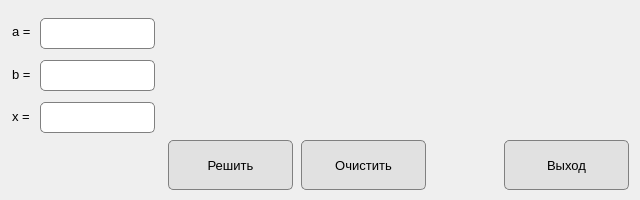
<?xml version="1.0" encoding="UTF-8"?>
<ui version="4.0">
 <class>Dialog</class>
 <widget class="QDialog" name="Dialog">
  <property name="geometry">
   <rect>
    <x>0</x>
    <y>0</y>
    <width>640</width>
    <height>200</height>
   </rect>
  </property>
  <property name="minimumSize">
   <size>
    <width>640</width>
    <height>200</height>
   </size>
  </property>
  <property name="maximumSize">
   <size>
    <width>640</width>
    <height>200</height>
   </size>
  </property>
  <property name="windowTitle">
   <string>Dialog</string>
  </property>
  <widget class="QLabel" name="label_x">
   <property name="geometry">
    <rect>
     <x>12</x>
     <y>106</y>
     <width>21</width>
     <height>20</height>
    </rect>
   </property>
   <property name="font">
    <font>
     <family>Segoe UI</family>
     <pointsize>10</pointsize>
    </font>
   </property>
   <property name="text">
    <string>x =</string>
   </property>
  </widget>
  <widget class="QLineEdit" name="lineEdit_a">
   <property name="geometry">
    <rect>
     <x>40</x>
     <y>18</y>
     <width>115</width>
     <height>31</height>
    </rect>
   </property>
   <property name="font">
    <font>
     <family>Segoe UI</family>
     <pointsize>10</pointsize>
    </font>
   </property>
   <property name="styleSheet">
    <string notr="true">border: 1px solid gray;
                    border-radius: 5px;
                </string>
   </property>
  </widget>
  <widget class="QLabel" name="label_b">
   <property name="geometry">
    <rect>
     <x>12</x>
     <y>64</y>
     <width>21</width>
     <height>20</height>
    </rect>
   </property>
   <property name="font">
    <font>
     <family>Segoe UI</family>
     <pointsize>10</pointsize>
    </font>
   </property>
   <property name="text">
    <string>b =</string>
   </property>
  </widget>
  <widget class="QLineEdit" name="lineEdit_b">
   <property name="geometry">
    <rect>
     <x>40</x>
     <y>60</y>
     <width>115</width>
     <height>31</height>
    </rect>
   </property>
   <property name="font">
    <font>
     <family>Segoe UI</family>
     <pointsize>10</pointsize>
    </font>
   </property>
   <property name="styleSheet">
    <string notr="true">border: 1px solid gray;
                    border-radius: 5px;
                </string>
   </property>
  </widget>
  <widget class="QPushButton" name="btn_solve">
   <property name="geometry">
    <rect>
     <x>168</x>
     <y>140</y>
     <width>125</width>
     <height>50</height>
    </rect>
   </property>
   <property name="font">
    <font>
     <family>Segoe UI</family>
     <pointsize>10</pointsize>
    </font>
   </property>
   <property name="styleSheet">
    <string notr="true">border: 1px solid gray;
                    border-radius: 5px;
                    background: #e1e1e1;
                </string>
   </property>
   <property name="text">
    <string>Решить</string>
   </property>
  </widget>
  <widget class="QPushButton" name="btn_clear">
   <property name="geometry">
    <rect>
     <x>301</x>
     <y>140</y>
     <width>125</width>
     <height>50</height>
    </rect>
   </property>
   <property name="font">
    <font>
     <family>Segoe UI</family>
     <pointsize>10</pointsize>
    </font>
   </property>
   <property name="styleSheet">
    <string notr="true">border: 1px solid gray;
                    border-radius: 5px;
                    background: #e1e1e1;
                </string>
   </property>
   <property name="text">
    <string>Очистить</string>
   </property>
  </widget>
  <widget class="QLabel" name="label_a">
   <property name="geometry">
    <rect>
     <x>12</x>
     <y>21</y>
     <width>21</width>
     <height>20</height>
    </rect>
   </property>
   <property name="font">
    <font>
     <family>Segoe UI</family>
     <pointsize>10</pointsize>
    </font>
   </property>
   <property name="text">
    <string>a =</string>
   </property>
  </widget>
  <widget class="QLineEdit" name="lineEdit_x">
   <property name="geometry">
    <rect>
     <x>40</x>
     <y>102</y>
     <width>115</width>
     <height>31</height>
    </rect>
   </property>
   <property name="font">
    <font>
     <family>Segoe UI</family>
     <pointsize>10</pointsize>
    </font>
   </property>
   <property name="styleSheet">
    <string notr="true">border: 1px solid gray;
                    border-radius: 5px;
                </string>
   </property>
  </widget>
  <widget class="QLabel" name="label_answer">
   <property name="geometry">
    <rect>
     <x>12</x>
     <y>157</y>
     <width>148</width>
     <height>16</height>
    </rect>
   </property>
   <property name="font">
    <font>
     <family>Segoe UI</family>
     <pointsize>10</pointsize>
    </font>
   </property>
   <property name="text">
    <string/>
   </property>
  </widget>
  <widget class="QLabel" name="label_img">
   <property name="geometry">
    <rect>
     <x>170</x>
     <y>9</y>
     <width>471</width>
     <height>121</height>
    </rect>
   </property>
   <property name="text">
    <string/>
   </property>
  </widget>
  <widget class="QPushButton" name="btn_exit">
   <property name="geometry">
    <rect>
     <x>504</x>
     <y>140</y>
     <width>125</width>
     <height>50</height>
    </rect>
   </property>
   <property name="font">
    <font>
     <family>Segoe UI</family>
     <pointsize>10</pointsize>
    </font>
   </property>
   <property name="styleSheet">
    <string notr="true">border: 1px solid gray;
                    border-radius: 5px;
                    background: #e1e1e1;
                </string>
   </property>
   <property name="text">
    <string>Выход</string>
   </property>
  </widget>
 </widget>
 <resources/>
 <connections/>
</ui>
